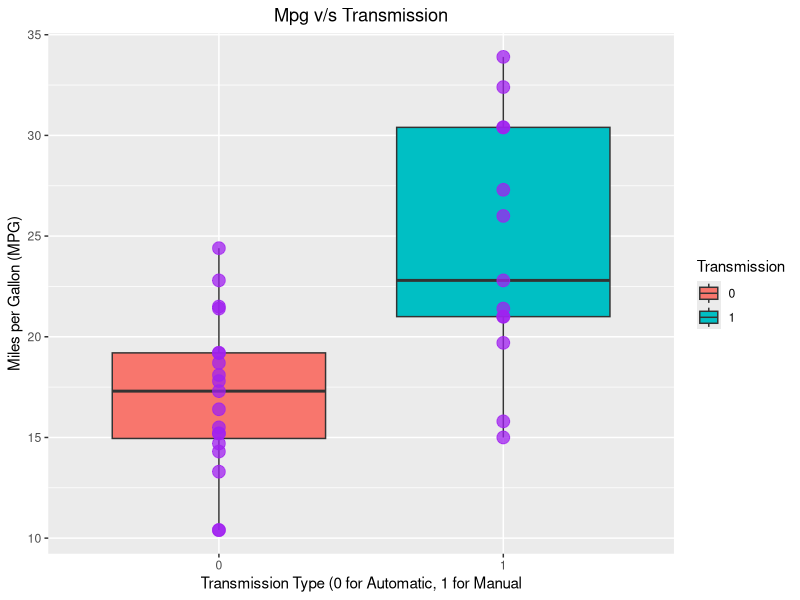

This figure's R source:
require(datasets); require(ggplot2)

data("mtcars")
mtcars$am<-as.factor(mtcars$am)

#Plot Showing Higher MPG for Manual Cars over Automatic Cars
g = ggplot(mtcars, aes( x = as.factor(am), y = mpg))
g = g + geom_boxplot(aes(fill=as.factor(am)), aplha = 0.35)
g = g + geom_point(size =4, col = "purple", alpha = 0.75)
g = g + xlab("Transmission Type (0 for Automatic, 1 for Manual") +
            ylab("Miles per Gallon (MPG)") + ggtitle("Mpg v/s Transmission")
g = g + theme(plot.title = element_text(hjust='0.5'))
g = g + labs(fill = "Transmission")
g

#Quantilfying all variables with mpg
fit<-lm(mpg~. -1,data=mtcars)
summary(fit) $coef

#Quantifying Esimate of 7.245 mpg more on an average for Manual Transmission
lm.fit<-lm(mpg~as.factor(am), data=mtcars)
summary(lm.fit)$coef

#Qunatifying Estimate of 7.245 with Generalized Linear Model
glm.fit<-glm(mpg~as.factor(am), data=mtcars)

#Residual Plot


#Uncertainty in conclusions

#Executive Summary
